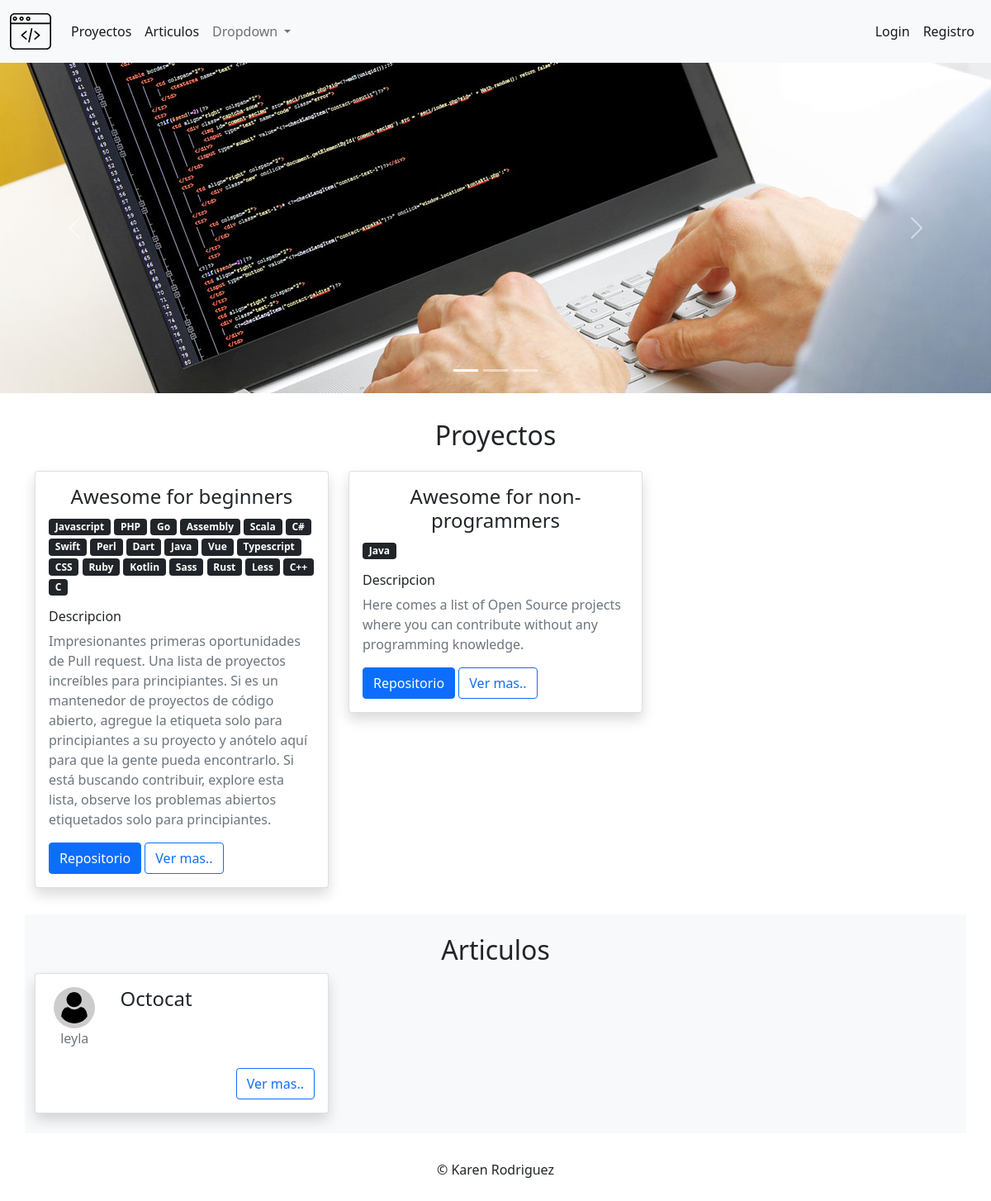
The page / on the database its author committed.
### tables this page shows
CREATE TABLE proyectos (
  id_proyecto INT NOT NULL UNIQUE AUTO_INCREMENT,
  usuario_id INT NOT NULL,
  nombre VARCHAR(255) NOT NULL,
  descripcion TEXT NOT NULL,
  repositorio VARCHAR(255) NOT NULL UNIQUE,
  tags TEXT,
  estado TINYINT NOT NULL DEFAULT 1,
  fecha DATETIME NOT NULL DEFAULT now(),
  PRIMARY KEY (id_proyecto),
  FOREIGN KEY (usuario_id) REFERENCES usuarios(id_usuario) ON UPDATE CASCADE ON DELETE RESTRICT
);

CREATE TABLE lenguajes (
  id_lenguaje INT NOT NULL UNIQUE AUTO_INCREMENT,
  nombre VARCHAR(255) NOT NULL UNIQUE,
  link TEXT NOT NULL,
  estado TINYINT NOT NULL DEFAULT 1,
  fecha DATETIME NOT NULL DEFAULT now(),
  PRIMARY KEY (id_lenguaje)
);

CREATE TABLE articulos (
  id_articulo INT NOT NULL UNIQUE AUTO_INCREMENT,
  usuario_id INT NOT NULL,
  titulo VARCHAR(255) NOT NULL UNIQUE,
  contenido TEXT NOT NULL,
  estado TINYINT NOT NULL DEFAULT 1,
  fecha DATETIME NOT NULL DEFAULT now(),
  PRIMARY KEY (id_articulo),
  FOREIGN KEY (usuario_id) REFERENCES usuarios(id_usuario) ON UPDATE CASCADE ON DELETE RESTRICT
);

CREATE TABLE usuarios (
  id_usuario INT NOT NULL UNIQUE AUTO_INCREMENT,
  nick VARCHAR(50) NOT NULL UNIQUE,
  email VARCHAR(255) NOT NULL UNIQUE,
  pass VARCHAR(255) NOT NULL,
  rol VARCHAR(20) NOT NULL,
  estado TINYINT NOT NULL DEFAULT 1,
  fecha DATETIME NOT NULL DEFAULT now(),
  PRIMARY KEY (id_usuario)
);

### index.php (called while the page is built, shortened)
<?php
require_once("Helpers/Helpers.php");
$url = !empty($_GET["url"]) ? $_GET["url"] : "home/home";
$arrUrl = explode("/", $url);
$controller = $arrUrl[0];
$method = $arrUrl[0];
if (!empty($arrUrl[1])) {
    if ($arrUrl[1] != "") {
        $method = $arrUrl[1];
    }
}
require_once("Libraries/Core/Load.php");

### Libraries/Core/Controllers.php (called while the page is built, shortened)
<?php
class Controllers
{
    public function loadModel()
    {
        $model = get_class($this)."Model";
        $routClass = "Models/" . $model . ".php";
    }
}

### Libraries/Core/Conexion.php (called while the page is built)
<?php
class Conexion
{
    private $conect;
    public function __construct()
    {
        $connectionString = "mysql:host=" . DB_HOST . ";dbname=" . DB_NAME . ";.DB_CHARSET.";
        try {
            $this->conect = new PDO($connectionString, DB_USER, DB_PASSWORD);
            $this->conect->setAttribute(PDO::ATTR_ERRMODE, PDO::ERRMODE_EXCEPTION);
        } catch (PDOException $e) {
            $this->conect = "Error de conexion";
            echo "Error: " . $e->getMessage();
        }
    }
    public function conect()
    {
        return $this->conect;
    }
}

### Libraries/Core/Mysql.php (called while the page is built, shortened)
<?php
class Mysql extends Conexion
{
    private $conexion;
    function __construct()
    {
        $this->conexion = new Conexion();
        $this->conexion = $this->conexion->conect();
    }
    public function select_all(string $query)
    {
        $this->strquery = $query;
        $result = $this->conexion->prepare($this->strquery);
        $result->execute();
        $data = $result->fetchall(PDO::FETCH_ASSOC);
        return $data;
    }
}

### Helpers/Helpers.php (called while the page is built, shortened)
<?php
function base_url()
{
    return BASE_URL;
}
function media()
{
    return BASE_URL."assets/";
}
function headerPublic($data="")
{
    $view_header = "Views/template/header_public.php";
    require_once($view_header);
}
function footerPublic($data="")
{
    $view_footer = "Views/template/footer_public.php";
    require_once($view_footer);
}

### Libraries/Core/Views.php (called while the page is built)
<?php
class Views
{
    public function getView($controller, $view, $data="")
    {
        $controller = get_class($controller);
        if ($controller == "Home") {
            $view = VIEWS . $view . ".php";
        } else {
            $view = VIEWS . strtolower($controller) . "/" . $view . ".php";
        }
        require_once($view);
    }
}

### Controllers/Home.php (called while the page is built, shortened)
<?php
class Home extends Controllers
{
    public function home($params)
    {
        $data["tag_name"] = "Home";
        $data["page_title"] = "Pagina principal";
        $data["page_name"] = "home";
        $arrData = $this->model->getActiveProyects();
        $data["proyectos"] = $arrData;
        $arrData = $this->model->getActiveArticulos();
        $data["articulos"] = $arrData;
        $this->views->getView($this, "home", $data);
    }
}

### Models/HomeModel.php (called while the page is built, shortened)
<?php
class HomeModel extends Mysql
{
    public function getActiveProyects()
    {
        try {
            $sql = "SELECT * FROM proyectos WHERE estado = 1";
            $request = $this->select_all($sql);
            for ($i = 0; $i < count($request); $i++) {
                $id = $request[$i]['id_proyecto'];
                $sql_lenguajes = "SELECT lenguajes.*  FROM proyectos, lenguajes, proyecto_lenguaje WHERE proyectos.id_proyecto = $id AND proyecto_lenguaje.proyecto_id = proyectos.id_proyecto AND proyecto_lenguaje.lenguaje_id = lenguajes.id_lenguaje";
                $request_lenguajes = $this->select_all($sql_lenguajes);
                $request[$i]["lenguajes"] = $request_lenguajes;
            }
            return $request;
        } catch (Exception $e) {
            echo $e->getMessage();
        }
    }
    public function getActiveArticulos()
    {
        try {
            $sql = "SELECT articulos.*, usuarios.nick FROM articulos, usuarios
                WHERE articulos.estado = 1
                AND articulos.usuario_id = usuarios.id_usuario";
            $request = $this->select_all($sql);
            return $request;
        } catch (Exception $e) {
            echo $e->getMessage();
        }
    }
}

### Views/home.php (the view, shortened to what this page needs)
<?php headerPublic($data); ?>
<div id="carouselExampleIndicators" class="carousel slide" data-bs-ride="carousel">
    <ol class="carousel-indicators">
        <li data-bs-target="#carouselExampleIndicators" data-bs-slide-to="0" class="active"></li>
        <li data-bs-target="#carouselExampleIndicators" data-bs-slide-to="1"></li>
        <li data-bs-target="#carouselExampleIndicators" data-bs-slide-to="2"></li>
    </ol>
    <div class="carousel-inner">
        <div class="carousel-item active">
            <img src="<?= media(); ?>images/uploads/softwaredevelopment.jpeg" class="d-block w-100" alt="...">
        </div>
    </div>
    <a class="carousel-control-prev" href="#carouselExampleIndicators" role="button" data-bs-slide="prev">
        <span class="carousel-control-prev-icon" aria-hidden="true"></span>
    </a>
    <a class="carousel-control-next" href="#carouselExampleIndicators" role="button" data-bs-slide="next">
        <span class="carousel-control-next-icon" aria-hidden="true"></span>
    </a>
</div>
<div class="container my-2 py-4">
    <h2 class="text-center mb-4">Proyectos</h2>
    <div class="row row-cols-1 row-cols-md-3 g-4">
        <?php foreach ($data["proyectos"] as $item) { ?>
            <div class="col">
                <div class="card shadow">
                    <div class="card-body">
                        <h4 class="card-title text-center"><?= $item['nombre'] ?></h4>
                        <?php foreach ($item['lenguajes'] as $lenguaje) { ?>
                            <span class="badge bg-dark"><?= $lenguaje['nombre'] ?></span>
                        <?php } ?>
                        <div class="my-3">
                            <h6>Descripcion</h6>
                            <p class="card-text text-muted"><?= $item['descripcion'] ?></p>
                        </div>
                        <a href="<?= $item['repositorio'] ?>" target="_blank" class="btn btn-primary">Repositorio</a>
                        <a href="<?= base_url(); ?>home/verProyecto/<?= $item['id_proyecto'] ?> " class="btn btn-outline-primary">Ver mas..</a>
                    </div>
                </div>
            </div>
        <?php } ?>
    </div>
</div>
<div class="container bg-light my-2 py-4">
    <div class="row">
        <h2 class="text-center ">Articulos</h2>
    </div>
    <div class="row row-cols-1 row-cols-md-3 g-4 ">
        <?php foreach ($data["articulos"] as $item) { ?>
            <div class="col">
                <div class="card shadow">
                    <div class="card-body">
                        <div class="row">
                            <div class="col-3 d-flex flex-column justify-content-center align-items-center">
                                <img src="<?= media(); ?>images/uploads/usuario.svg" class="rounded-circle avatar" alt="...">
                                <p class="text-muted"><?= $item['nick'] ?></p>
                            </div>
                            <div class="col-9">
                                <h4 class="card-title"><?= $item['titulo'] ?></h4>
                            </div>
                        </div>
                        <div class="d-flex justify-content-end mt-2">
                            <a href="<?= base_url(); ?>home/verArticulo/<?= $item['id_articulo'] ?> " class="btn btn-outline-primary">Ver mas..</a>
                        </div>
                    </div>
                </div>
            </div>
        <?php } ?>
    </div>
</div>
<footer>
    <div class="py-4">
        <p class="text-center">&copy; Karen Rodriguez</p>
    </div>
</footer>
<?php footerPublic($data); ?>

### Libraries/Core/Load.php (shortened to what this page needs)
<?php
$controller = ucwords($controller);
$controllerFile = "Controllers/".$controller.".php";
if(file_exists($controllerFile)){
    $controller = new $controller();
    if(method_exists($controller, $method)){
        $controller->{$method}($params);
    } else{
        require_once("Controllers/Error.php");
    }
}else{
    require_once("Controllers/Error.php");
}

### Views/template/header_public.php (shortened to what this page needs)
<!DOCTYPE html>
<html lang="en">
<head>
    <link href="https://cdn.jsdelivr.net/npm/bootstrap@5.0.0-beta1/dist/css/bootstrap.min.css" rel="stylesheet">
    <link rel="stylesheet" type="text/css" href="<?= media(); ?>css/styles.css">
</head>
<body>
    <nav class="navbar navbar-expand-lg navbar-light bg-light shadow">
        <div class="container-fluid">
            <a class="navbar-brand" href="<?php echo base_url(); ?>"><img src="<?= media(); ?>images/uploads/programacion-web.svg" alt="Logo" style="width: 50px;"></a>
            <div class="collapse navbar-collapse" id="navbarSupportedContent">
                <ul class="navbar-nav me-auto mb-2 mb-lg-0">
                    <li class="nav-item">
                        <a class="nav-link active" aria-current="page" href="<?php echo base_url(); ?>home/proyectos">Proyectos</a>
                    </li>
                    <li class="nav-item">
                        <a class="nav-link active" aria-current="page" href="<?php echo base_url(); ?>home/articulos">Articulos</a>
                    </li>
                    <li class="nav-item dropdown">
                        <a class="nav-link dropdown-toggle" href="#" id="navbarDropdown" role="button" data-bs-toggle="dropdown" aria-expanded="false">
                            Dropdown
                        </a>
                    </li>
                </ul>
                <ul class="navbar-nav">
                    <?php if ($_SESSION['login']) { ?>
                        <li class="nav-item">
                            <a class="nav-link active" aria-current="page" href="<?php echo base_url(); ?>dashboard">Dashboard</a>
                        </li>
                    <?php } else { ?>
                        <li class="nav-item">
                            <a class="nav-link active" aria-current="page" href="<?php echo base_url(); ?>login">Login</a>
                        </li>
                        <li class="nav-item">
                            <a class="nav-link active" aria-current="page" href="<?php echo base_url(); ?>register">Registro</a>
                        </li>
                    <?php } ?>
                </ul>
            </div>
        </div>
    </nav>

### Views/template/footer_public.php (shortened to what this page needs)
</body>
</html>

### Views/template/header_public.php (style rules this page uses)
.avatar { width: 50px; background: #ccc; padding: 6px; }

### rows shown on the page
proyectos: nombre "Awesome for beginners", descripcion "Impresionantes primeras oportunidades de Pull request. Una lista de proyectos increíbles para principiantes. Si es un mantenedor de proyectos de código abierto, agregue la etiqueta solo para principiantes a su proyecto y anótelo aquí para que la gente pueda encontrarlo. Si está buscando contribuir, explore esta lista, observe los problemas abiertos etiquetados solo para principiantes."
lenguajes: nombre "Javascript"
lenguajes: nombre "PHP"
lenguajes: nombre "Go"
lenguajes: nombre "Assembly"
lenguajes: nombre "Scala"
lenguajes: nombre "C#"
lenguajes: nombre "Swift"
lenguajes: nombre "Perl"
lenguajes: nombre "Dart"
lenguajes: nombre "Java"
lenguajes: nombre "Vue"
lenguajes: nombre "Typescript"
lenguajes: nombre "CSS"
lenguajes: nombre "Ruby"
lenguajes: nombre "Kotlin"
lenguajes: nombre "Sass"
lenguajes: nombre "Rust"
lenguajes: nombre "Less"
lenguajes: nombre "C++"
lenguajes: nombre "C"
proyectos: nombre "Awesome for non-programmers", descripcion "Here comes a list of Open Source projects where you can contribute without any programming knowledge."
articulos: usuario.nick "leyla", titulo "Octocat"
